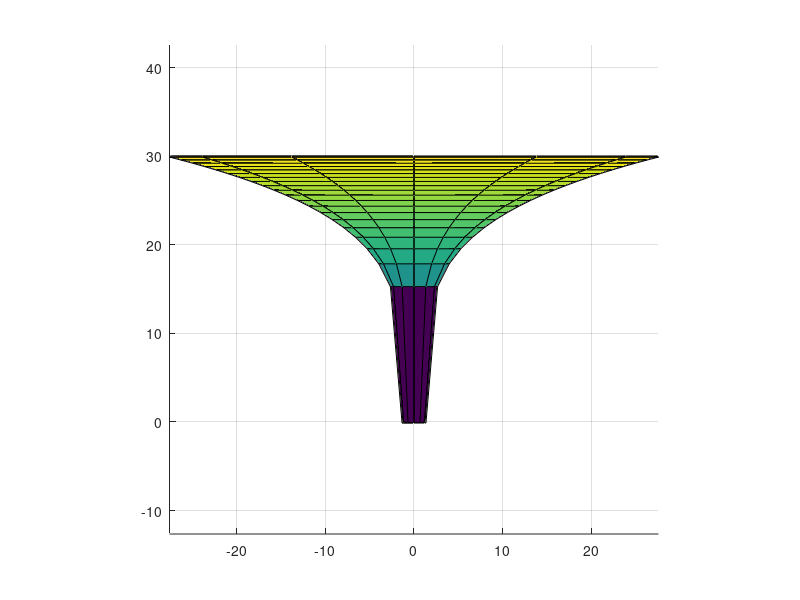
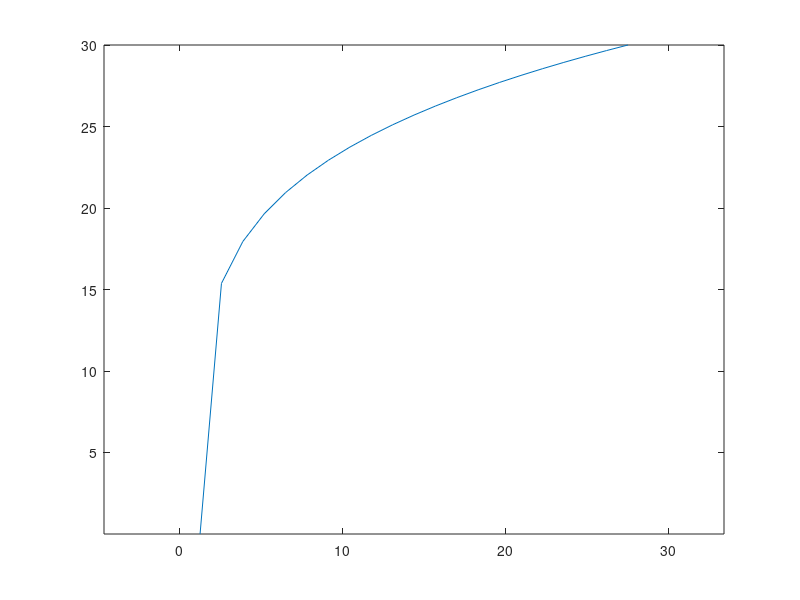

Write the MATLAB code that produced these figures, in order.
% This code generates graphs representing simplified "flower" structures
% using three shape parameters: width, height, and curvature
% ===================
% (Block 1)
% This block prompts user input in the Command Window for (hopefully)
% easier manual exploration of parameter space
%
% PetalWidth = input('Flower Petal Width (positive numbers only): ');
% Height = input('Flower Height (positive numbers only): ');
% Curvature = input('Curvature Parameter (positive or negative numbers ok): '); % negative values give trumpet shape; 0 gives cone; positive values give bowl shape
% CentralRadius = input('Central Radius (positive numbers only): ');
% RotationSteps = input('Number of rotation steps (slices) to execute: ');
% ConcentricSteps = input('Number of concentric steps (rings) to execute: ');
% Thickness = input('Thickness of flower surface: '); % approximate distance between inner and outer "shells" (surfaces)
% disp(' ');
% ====================
% (Block 2)
PetalWidth = 26.25;
Height = 30;
Curvature = -1.5; % negative values give trumpet shape; 0 gives cone; positive values give bowl shape
CentralRadius = 1.25;
RotationSteps = 12;
ConcentricSteps = 20; % set to 20 for nice results
Thickness = 0.1; % approximate distance between inner and outer "shells" (surfaces)
% Make sure that either the coding regions of Block 1 or Block 2 are commented out before executing
% ====================
theta = 0:(2*pi)/RotationSteps:2*pi;
% Main shell (or inner surface)
r = (CentralRadius:(PetalWidth)/ConcentricSteps:PetalWidth+CentralRadius);
z = (Height*(((1/PetalWidth)*(r-CentralRadius)).^((exp(1)).^Curvature)));
%
xx = bsxfun(@times,r',cos(theta));
yy = bsxfun(@times,r',sin(theta));
zz = repmat(z',1,length(theta));

% ====================
% Outer shell (or surface)
r_2 = (CentralRadius+Thickness:(PetalWidth)/ConcentricSteps:PetalWidth+CentralRadius+Thickness);
z_2 = (-Thickness)+(Height*(((1/PetalWidth)*(r-CentralRadius)).^((exp(1)).^Curvature)));
%
xx_2 = bsxfun(@times,r_2',cos(theta));
yy_2 = bsxfun(@times,r_2',sin(theta));
zz_2 = repmat(z_2',1,length(theta));

% create upper curtain
r_upper_curtain = (PetalWidth+CentralRadius):Thickness:(PetalWidth+CentralRadius+Thickness);
z_upper_curtain = Height+(-(r_upper_curtain-(PetalWidth+CentralRadius)));
xx_upper_curtain = bsxfun(@times,r_upper_curtain',cos(theta));
yy_upper_curtain = bsxfun(@times,r_upper_curtain',sin(theta));
zz_upper_curtain = repmat(z_upper_curtain',1,length(theta));

% r_upper_curtain = 4:3:7;
% z_upper_curtain = -r_upper_curtain;
% xx_upper_curtain = bsxfun(@times,r_upper_curtain',cos(theta));
% yy_upper_curtain = bsxfun(@times,r_upper_curtain',sin(theta));
% zz_upper_curtain = repmat(z_upper_curtain',1,length(theta));

% Create lower curtain
r_lower_curtain = CentralRadius:Thickness:CentralRadius+Thickness;
z_lower_curtain = -(r_lower_curtain-CentralRadius);
xx_lower_curtain = bsxfun(@times,r_lower_curtain',cos(theta));
yy_lower_curtain = bsxfun(@times,r_lower_curtain',sin(theta));
zz_lower_curtain = repmat(z_lower_curtain',1,length(theta));

% %Add inner, top ring to outer shell:
% xx_2 = [xx_2;xx(size(xx,1),:)];
% yy_2 = [yy_2;yy(size(yy,1),:)];
% zz_2 = [zz_2;zz(size(zz,1),:)];
% 
% %Add outer, bottom ring to inner shell:
% xx = [xx_2(1,:);xx];
% yy = [yy_2(1,:);yy];
% zz = [zz_2(1,:);zz];



% ====================
% Reshapes the above matrices into single columns of coordinates:
% x_column = reshape(xx,(RotationSteps+1)*(ConcentricSteps+2),1);
% y_column = reshape(yy,(RotationSteps+1)*(ConcentricSteps+2),1);
% z_column = reshape(zz,(RotationSteps+1)*(ConcentricSteps+2),1);
% ====================
% Reshapes the above matrices into single columns of coordinates:
% x_column_2 = reshape(xx_2,(RotationSteps+1)*(ConcentricSteps+2),1);
% y_column_2 = reshape(yy_2,(RotationSteps+1)*(ConcentricSteps+2),1);
% z_column_2 = reshape(zz_2,(RotationSteps+1)*(ConcentricSteps+2),1);
% ====================
























% Vertically concatenates the columns from each shell along each axis:
% total_x_column = [x_column; x_column_2];
% total_y_column = [y_column; y_column_2];
% total_z_column = [z_column; z_column_2];
% ====================
% Concatenates the three columns above into an x,y,z matrix:
% concat_matrix = horzcat(total_x_column,total_y_column,total_z_column);
% ====================




% plots the two surfaces to get an idea of the final "thickness" of the object:
figure(1)
surf(xx,yy,zz)
hold on
surf(xx_2,yy_2,zz_2)
surf(xx_upper_curtain,yy_upper_curtain,zz_upper_curtain)
surf(xx_lower_curtain,yy_lower_curtain,zz_lower_curtain)
view(90,0)
axis equal
hold off

% ====================
% plots a single surface:
% figure (2)
% surf(xx,yy,zz)
% axis equal
% ====================
% plots the point cloud of the two surfaces:
% figure(3)
% scatter3(total_x_column,total_y_column,total_z_column,10,'o','filled')
% axis equal
% figure(4)
% surf(xx_upper_curtain,yy_upper_curtain,zz_upper_curtain)
% hold on
% surf(xx_lower_curtain,yy_lower_curtain,zz_lower_curtain)
% axis equal
% hold off

figure(5)
plot(r,z)
axis equal